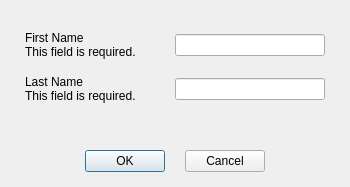
<?xml version="1.0" encoding="UTF-8"?>
<ui version="4.0">
 <class>EmployeeDialog</class>
 <widget class="QDialog" name="EmployeeDialog">
  <property name="geometry">
   <rect>
    <x>0</x>
    <y>0</y>
    <width>350</width>
    <height>187</height>
   </rect>
  </property>
  <property name="minimumSize">
   <size>
    <width>350</width>
    <height>187</height>
   </size>
  </property>
  <property name="maximumSize">
   <size>
    <width>350</width>
    <height>187</height>
   </size>
  </property>
  <property name="windowTitle">
   <string>Dialog</string>
  </property>
  <property name="styleSheet">
   <string notr="true"/>
  </property>
  <layout class="QVBoxLayout" name="verticalLayout_4">
   <property name="spacing">
    <number>15</number>
   </property>
   <property name="leftMargin">
    <number>15</number>
   </property>
   <property name="topMargin">
    <number>15</number>
   </property>
   <property name="rightMargin">
    <number>15</number>
   </property>
   <property name="bottomMargin">
    <number>15</number>
   </property>
   <item>
    <widget class="QWidget" name="nameContainer" native="true">
     <layout class="QVBoxLayout" name="verticalLayout_3">
      <property name="spacing">
       <number>10</number>
      </property>
      <property name="leftMargin">
       <number>10</number>
      </property>
      <property name="topMargin">
       <number>10</number>
      </property>
      <property name="rightMargin">
       <number>10</number>
      </property>
      <property name="bottomMargin">
       <number>10</number>
      </property>
      <item>
       <layout class="QHBoxLayout" name="horizontalLayout">
        <property name="spacing">
         <number>0</number>
        </property>
        <item>
         <layout class="QVBoxLayout" name="verticalLayout">
          <property name="spacing">
           <number>0</number>
          </property>
          <item>
           <widget class="QLabel" name="firstNameLabel">
            <property name="text">
             <string>First Name</string>
            </property>
           </widget>
          </item>
          <item>
           <widget class="QLabel" name="firstNameErrorLabel">
            <property name="text">
             <string>This field is required.</string>
            </property>
           </widget>
          </item>
         </layout>
        </item>
        <item>
         <spacer name="horizontalSpacer_7">
          <property name="orientation">
           <enum>Qt::Orientation::Horizontal</enum>
          </property>
          <property name="sizeHint" stdset="0">
           <size>
            <width>40</width>
            <height>20</height>
           </size>
          </property>
         </spacer>
        </item>
        <item>
         <widget class="QLineEdit" name="firstNameEdit">
          <property name="minimumSize">
           <size>
            <width>150</width>
            <height>0</height>
           </size>
          </property>
          <property name="maximumSize">
           <size>
            <width>150</width>
            <height>16777215</height>
           </size>
          </property>
          <property name="text">
           <string/>
          </property>
         </widget>
        </item>
       </layout>
      </item>
      <item>
       <layout class="QHBoxLayout" name="horizontalLayout_2">
        <property name="spacing">
         <number>0</number>
        </property>
        <item>
         <layout class="QVBoxLayout" name="verticalLayout_2">
          <property name="spacing">
           <number>0</number>
          </property>
          <item>
           <widget class="QLabel" name="lastNameLabel">
            <property name="text">
             <string>Last Name</string>
            </property>
           </widget>
          </item>
          <item>
           <widget class="QLabel" name="lastNameErrorLabel">
            <property name="text">
             <string>This field is required.</string>
            </property>
           </widget>
          </item>
         </layout>
        </item>
        <item>
         <spacer name="horizontalSpacer_9">
          <property name="orientation">
           <enum>Qt::Orientation::Horizontal</enum>
          </property>
          <property name="sizeHint" stdset="0">
           <size>
            <width>40</width>
            <height>20</height>
           </size>
          </property>
         </spacer>
        </item>
        <item>
         <widget class="QLineEdit" name="lastNameEdit">
          <property name="minimumSize">
           <size>
            <width>150</width>
            <height>0</height>
           </size>
          </property>
          <property name="maximumSize">
           <size>
            <width>150</width>
            <height>16777215</height>
           </size>
          </property>
         </widget>
        </item>
       </layout>
      </item>
     </layout>
    </widget>
   </item>
   <item>
    <layout class="QHBoxLayout" name="horizontalLayout_3">
     <property name="spacing">
      <number>20</number>
     </property>
     <property name="topMargin">
      <number>15</number>
     </property>
     <item>
      <spacer name="horizontalSpacer">
       <property name="orientation">
        <enum>Qt::Orientation::Horizontal</enum>
       </property>
       <property name="sizeHint" stdset="0">
        <size>
         <width>40</width>
         <height>20</height>
        </size>
       </property>
      </spacer>
     </item>
     <item>
      <widget class="QPushButton" name="okButton">
       <property name="text">
        <string>OK</string>
       </property>
      </widget>
     </item>
     <item>
      <widget class="QPushButton" name="cancelButton">
       <property name="text">
        <string>Cancel</string>
       </property>
      </widget>
     </item>
     <item>
      <spacer name="horizontalSpacer_2">
       <property name="orientation">
        <enum>Qt::Orientation::Horizontal</enum>
       </property>
       <property name="sizeHint" stdset="0">
        <size>
         <width>40</width>
         <height>20</height>
        </size>
       </property>
      </spacer>
     </item>
    </layout>
   </item>
  </layout>
 </widget>
 <resources/>
 <connections/>
</ui>
